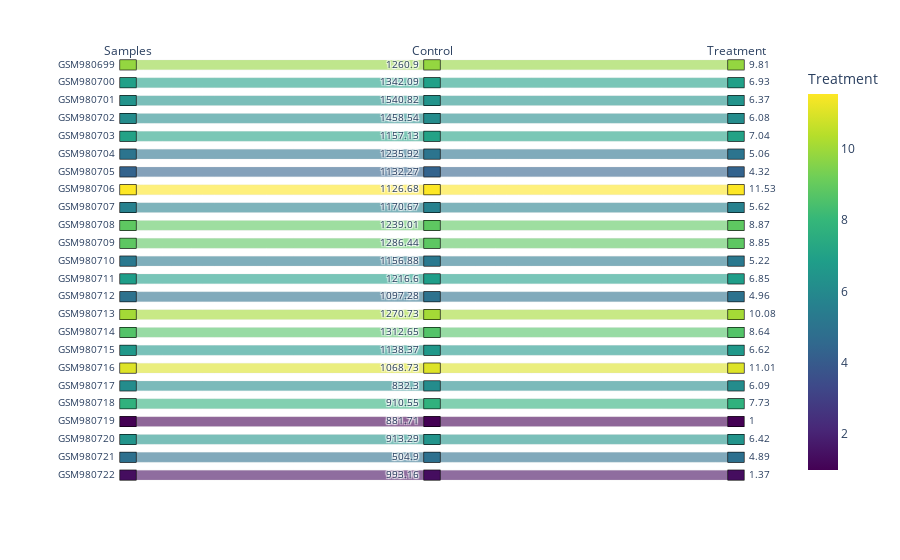

Here is the notebook cell this chart was saved with:
### Code cell
fig = px.parallel_categories(df, color="Treatment", color_continuous_scale=px.colors.sequential.Viridis)
fig.show()

### Figure 1 — Plotly figure (JSON) as saved in the notebook; plotly's stock layout.template omitted (floating-point values rounded to 4 significant figures)
{"data": [{"dimensions": [{"label": "Samples", "values": ["GSM980699", "GSM980700", "GSM980701", "GSM980702", "GSM980703", "GSM980704", "GSM980705", "GSM980706", "GSM980707", "GSM980708", "GSM980709", "GSM980710", "GSM980711", "GSM980712", "GSM980713", "GSM980714", "GSM980715", "GSM980716", "GSM980717", "GSM980718", "GSM980719", "GSM980720", "GSM980721", "GSM980722"]}, {"label": "Control", "values": [1261.0, 1342.0, 1541.0, 1459.0, 1157.0, 1236.0, 1132.0, 1127.0, 1171.0, 1239.0, 1286.0, 1157.0, 1217.0, 1097.0, 1271.0, 1313.0, 1138.0, 1069.0, 832.3, 910.5, 881.7, 913.3, 504.9, 993.2]}, {"label": "Treatment", "values": [9.81, 6.93, 6.37, 6.08, 7.04, 5.06, 4.32, 11.53, 5.62, 8.87, 8.85, 5.22, 6.85, 4.96, 10.08, 8.64, 6.62, 11.01, 6.09, 7.73, 1, 6.42, 4.89, 1.37]}], "domain": {"x": [0, 1], "y": [0, 1]}, "line": {"color": [9.81, 6.93, 6.37, 6.08, 7.04, 5.06, 4.32, 11.53, 5.62, 8.87, 8.85, 5.22, 6.85, 4.96, 10.08, 8.64, 6.62, 11.01, 6.09, 7.73, 1, 6.42, 4.89, 1.37], "coloraxis": "coloraxis"}, "name": "", "type": "parcats"}], "layout": {"coloraxis": {"colorbar": {"title": {"text": "Treatment"}}, "colorscale": [[0, "#440154"], [0.1111, "#482878"], [0.2222, "#3e4989"], [0.3333, "#31688e"], [0.4444, "#26828e"], [0.5556, "#1f9e89"], [0.6667, "#35b779"], [0.7778, "#6ece58"], [0.8889, "#b5de2b"], [1, "#fde725"]]}, "legend": {"tracegroupgap": 0}, "margin": {"t": 60}}}
